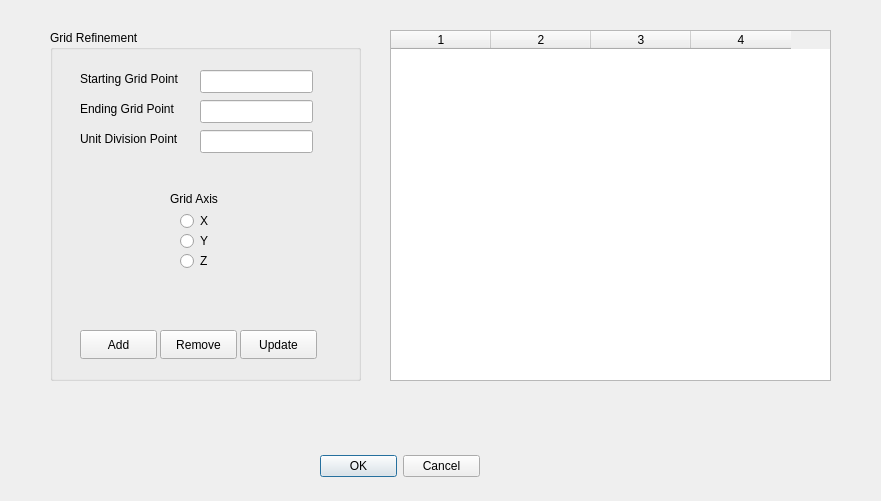
<ui version="4.0" >
 <class>RefineGridDialog</class>
 <widget class="QDialog" name="RefineGridDialog" >
  <property name="geometry" >
   <rect>
    <x>0</x>
    <y>0</y>
    <width>881</width>
    <height>501</height>
   </rect>
  </property>
  <property name="windowTitle" >
   <string>Grid Spacing Refinement</string>
  </property>
  <widget class="QDialogButtonBox" name="okCancelButtons" >
   <property name="geometry" >
    <rect>
     <x>320</x>
     <y>450</y>
     <width>160</width>
     <height>32</height>
    </rect>
   </property>
   <property name="orientation" >
    <enum>Qt::Horizontal</enum>
   </property>
   <property name="standardButtons" >
    <set>QDialogButtonBox::Cancel|QDialogButtonBox::NoButton|QDialogButtonBox::Ok</set>
   </property>
  </widget>
  <widget class="QTableWidget" name="_gridTable" >
   <property name="geometry" >
    <rect>
     <x>390</x>
     <y>30</y>
     <width>441</width>
     <height>351</height>
    </rect>
   </property>
   <property name="rowCount" >
    <number>0</number>
   </property>
   <property name="columnCount" >
    <number>4</number>
   </property>
   <column/>
   <column/>
   <column/>
   <column/>
  </widget>
  <widget class="QGroupBox" name="groupBox" >
   <property name="geometry" >
    <rect>
     <x>50</x>
     <y>30</y>
     <width>311</width>
     <height>351</height>
    </rect>
   </property>
   <property name="title" >
    <string>Grid Refinement</string>
   </property>
   <widget class="QPushButton" name="addButton" >
    <property name="geometry" >
     <rect>
      <x>30</x>
      <y>300</y>
      <width>77</width>
      <height>29</height>
     </rect>
    </property>
    <property name="text" >
     <string>Add</string>
    </property>
   </widget>
   <widget class="QPushButton" name="removeButton" >
    <property name="geometry" >
     <rect>
      <x>110</x>
      <y>300</y>
      <width>77</width>
      <height>29</height>
     </rect>
    </property>
    <property name="text" >
     <string>Remove</string>
    </property>
   </widget>
   <widget class="QPushButton" name="updateButton" >
    <property name="geometry" >
     <rect>
      <x>190</x>
      <y>300</y>
      <width>77</width>
      <height>29</height>
     </rect>
    </property>
    <property name="text" >
     <string>Update</string>
    </property>
   </widget>
   <widget class="QRadioButton" name="_x" >
    <property name="geometry" >
     <rect>
      <x>130</x>
      <y>180</y>
      <width>31</width>
      <height>22</height>
     </rect>
    </property>
    <property name="text" >
     <string>X</string>
    </property>
   </widget>
   <widget class="QRadioButton" name="_y" >
    <property name="geometry" >
     <rect>
      <x>130</x>
      <y>200</y>
      <width>31</width>
      <height>22</height>
     </rect>
    </property>
    <property name="text" >
     <string>Y</string>
    </property>
   </widget>
   <widget class="QRadioButton" name="_z" >
    <property name="geometry" >
     <rect>
      <x>130</x>
      <y>220</y>
      <width>31</width>
      <height>22</height>
     </rect>
    </property>
    <property name="text" >
     <string>Z</string>
    </property>
   </widget>
   <widget class="QLabel" name="label" >
    <property name="geometry" >
     <rect>
      <x>30</x>
      <y>40</y>
      <width>104</width>
      <height>18</height>
     </rect>
    </property>
    <property name="text" >
     <string>Starting Grid Point</string>
    </property>
   </widget>
   <widget class="QLabel" name="label_2" >
    <property name="geometry" >
     <rect>
      <x>30</x>
      <y>70</y>
      <width>104</width>
      <height>18</height>
     </rect>
    </property>
    <property name="text" >
     <string>Ending Grid Point</string>
    </property>
   </widget>
   <widget class="QLabel" name="label_3" >
    <property name="geometry" >
     <rect>
      <x>30</x>
      <y>100</y>
      <width>104</width>
      <height>18</height>
     </rect>
    </property>
    <property name="text" >
     <string>Unit Division Point</string>
    </property>
   </widget>
   <widget class="QLineEdit" name="_start" >
    <property name="geometry" >
     <rect>
      <x>150</x>
      <y>40</y>
      <width>113</width>
      <height>23</height>
     </rect>
    </property>
   </widget>
   <widget class="QLineEdit" name="_end" >
    <property name="geometry" >
     <rect>
      <x>150</x>
      <y>70</y>
      <width>113</width>
      <height>23</height>
     </rect>
    </property>
   </widget>
   <widget class="QLineEdit" name="_value" >
    <property name="geometry" >
     <rect>
      <x>150</x>
      <y>100</y>
      <width>113</width>
      <height>23</height>
     </rect>
    </property>
   </widget>
   <widget class="QLabel" name="label_4" >
    <property name="geometry" >
     <rect>
      <x>120</x>
      <y>160</y>
      <width>53</width>
      <height>18</height>
     </rect>
    </property>
    <property name="text" >
     <string>Grid Axis</string>
    </property>
   </widget>
  </widget>
 </widget>
 <resources/>
 <connections>
  <connection>
   <sender>okCancelButtons</sender>
   <signal>accepted()</signal>
   <receiver>RefineGridDialog</receiver>
   <slot>accept()</slot>
   <hints>
    <hint type="sourcelabel" >
     <x>248</x>
     <y>254</y>
    </hint>
    <hint type="destinationlabel" >
     <x>157</x>
     <y>274</y>
    </hint>
   </hints>
  </connection>
  <connection>
   <sender>okCancelButtons</sender>
   <signal>rejected()</signal>
   <receiver>RefineGridDialog</receiver>
   <slot>reject()</slot>
   <hints>
    <hint type="sourcelabel" >
     <x>316</x>
     <y>260</y>
    </hint>
    <hint type="destinationlabel" >
     <x>286</x>
     <y>274</y>
    </hint>
   </hints>
  </connection>
 </connections>
</ui>
